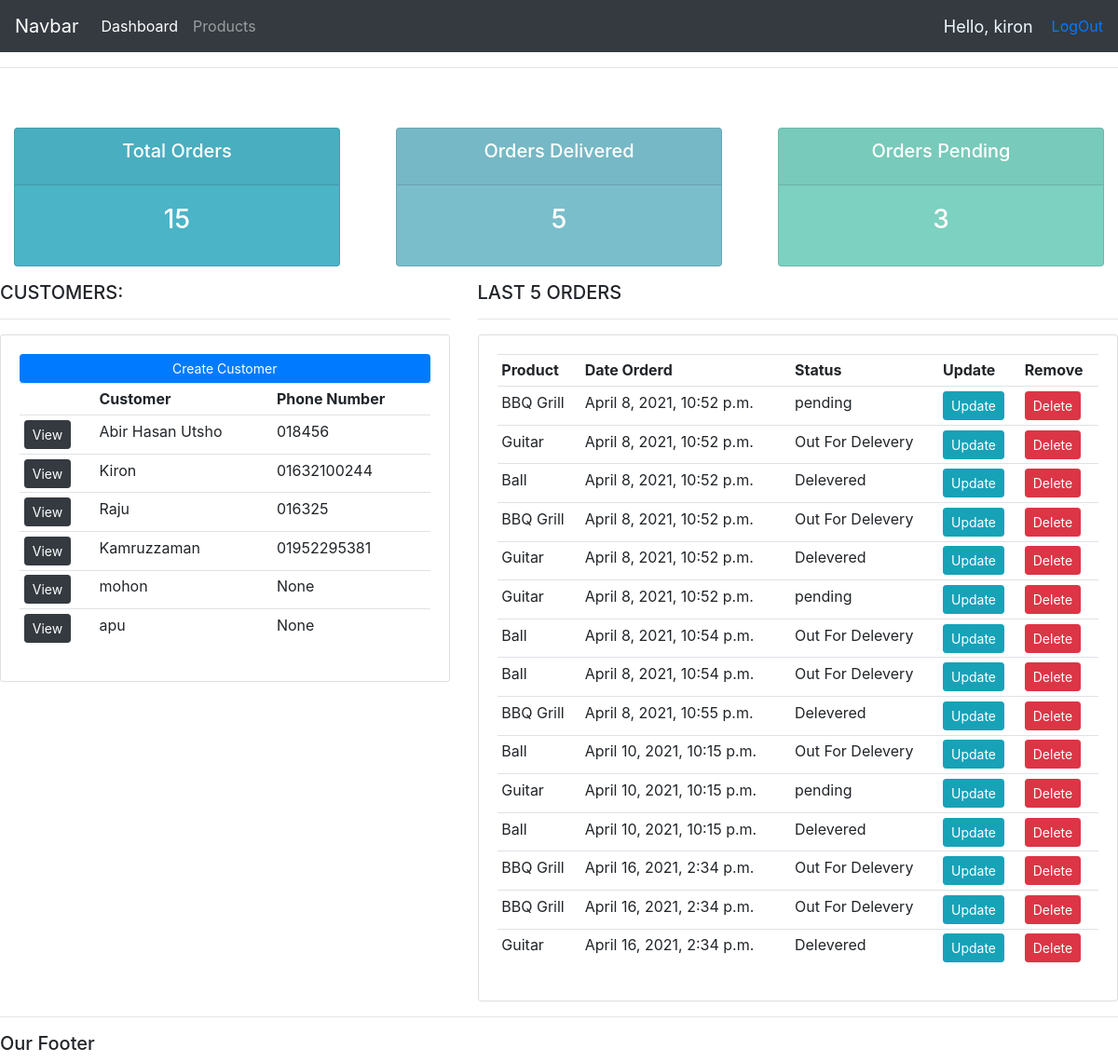
The app's page / (signed in) with its own data.
### accounts/models.py (models this page shows, shortened)
class Customer(models.Model):
    user = models.OneToOneField(User, null=True, blank=True, on_delete=models.CASCADE)
    name = models.CharField(max_length=50,null=True)
    phone = models.CharField(max_length=50,null=True)
    email = models.CharField(max_length=50,null=True)
    profile_pic = models.ImageField(default='Capture.PNG', null=True, blank=True)
    date_created = models.DateTimeField(auto_now_add=True,null=True)

class Order(models.Model):
    STATUS = (
        ('pending','pending'),
        ('Out For Delevery','Out For Delevery'),
        ('Delevered','Delevered'),
    )
    customer = models.ForeignKey(Customer,null=True,on_delete= models.SET_NULL)
    product =  models.ForeignKey(Product, null=True,on_delete= models.SET_NULL)
    date_created = models.DateTimeField(auto_now_add=True,null=True)
    status = models.CharField(max_length=200,null=True,choices=STATUS)
    note = models.CharField(max_length=1000,null=True)

class Product(models.Model):
    CATEGORY = (
        ('Indoor','Indoor'),
        ('Out Door','Out Door'),
    )
    name = models.CharField(max_length=50,null=True)
    price = models.FloatField(null=True)
    category = models.CharField(max_length=50,null=True,choices=CATEGORY)
    description = models.CharField(max_length=500,null=True, blank=True)
    date_created = models.DateTimeField(auto_now_add=True,null=True)
    tags = models.ManyToManyField(Tag)
    def __str__(self):
        return self.name

### accounts/decorators.py (the view)
    def wrapper_func(request,*args, **kwargs):
        group = None
        if request.user.groups.exists():
            group = request.user.groups.all()[0].name
        if group == 'Customer':
            return redirect('userpage')
        if group == 'Admin':
            return view_func(request,*args, **kwargs)

### accounts/views.py (called while the page is built)
@login_required(login_url="login")
@admin_only
def home(request):
    orders = Order.objects.all()
    customers = Customer.objects.all()
    total_order = orders.count()
    total_customer = customers.count()
    order_delivered = orders.filter(status='Delevered').count()
    order_pending = orders.filter(status='pending').count()
    contex = {
        'orders':orders,
        'customers':customers,
        'total_order':total_order,
        'total_customer':total_customer,
        'order_delivered':order_delivered,
        'order_pending':order_pending,
    }
    return render(request,'accounts/dashboard.html',contex)

### accounts/templates/accounts/dashboard.html
{%  extends 'accounts/main.html' %}
{% block content %}
<br>
{%  include 'accounts/status.html' %}
<div class="row">
	<div class="col-md-5">
		<h5>CUSTOMERS:</h5>
		<hr>
		<div class="card card-body">
			<a class="btn btn-primary  btn-sm btn-block" href="">Create Customer</a>
			<table class="table table-sm">
				<tr>
					<th></th>
					<th>Customer</th>
					<th>Phone Number</th>
				</tr>
				{% for i in customers   %}
				<tr>
					<td><a class="btn btn-dark btn-sm" href="{% url 'customer' i.id %}">View</a></td>
					<td>{{i.name}}</td>
					<td>{{i.phone}}</td>
				</tr>
				{% endfor %}
			</table>
		</div>
	</div>
	<div class="col-md-7">
		<h5>LAST 5 ORDERS</h5>
		<hr>
		<div class="card card-body">
			<table class="table table-sm">
				<tr>
					<th>Product</th>
					<th>Date Orderd</th>
					<th>Status</th>
					<th>Update</th>
					<th>Remove</th>
				</tr>
				{% for i in orders   %}
				<tr>
					<td>{{i.product}}</td>
					<td>{{i.date_created}}</td>
					<td>{{i.status}}</td>
					<td><a class="btn btn-info btn-sm" href="{% url 'update_order' i.id %}">Update</a></td>
					<td><a class="btn btn-danger btn-sm" href="{% url 'delete_order' i.id %}">Delete</a></td>
				</tr>
				{% endfor %}
			</table>
		</div>
	</div>
</div>
{% endblock %}

### accounts/templates/accounts/navbar.html (shortened to what this page needs)
{% load static %}
<nav class="navbar navbar-expand-lg navbar-dark bg-dark">
    <a class="navbar-brand" href= "{% url 'home' %}">Navbar</a>
    <div class="collapse navbar-collapse" id="navbarNav">
      <ul class="navbar-nav">
        {% if request.user.is_staff %}
        <li class="nav-item active">
          <a class="nav-link" href=" {% url 'home' %} ">Dashboard <span class="sr-only">(current)</span></a>
        </li>
        <li class="nav-item">
          <a class="nav-link" href="{% url 'product' %}">Products</a>
        </li>
        {% else %}
        <li class="nav-item">
          <a class="nav-link" href="{% url 'account_settings' %}">Settings</a>
        </li>
        {% endif %}
      </ul>
    </div>
    <span class="hello-msg"> Hello, {{request.user}} </span>
    <span><a href="{% url 'logout' %}">LogOut</a></span>
  </nav>

### accounts/templates/accounts/navbar.html (style rules this page uses)
.hello-msg { font-size: 18px; color: aliceblue; margin-right: 20px; }

### records on screen
Customer: name "Abir Hasan Utsho", phone "018456"
Customer: name "Kiron", phone "01632100244"
Customer: name "Raju", phone "016325"
Customer: name "Kamruzzaman", phone "01952295381"
Customer: name "mohon", phone "None"
Customer: name "apu", phone "None"
Order: product "BBQ Grill", date_created "April 8, 2021, 10:52 p.m.", status "pending"
Order: product "Guitar", date_created "April 8, 2021, 10:52 p.m.", status "Out For Delevery"
Order: product "Ball", date_created "April 8, 2021, 10:52 p.m.", status "Delevered"
Order: product "BBQ Grill", date_created "April 8, 2021, 10:52 p.m.", status "Out For Delevery"
Order: product "Guitar", date_created "April 8, 2021, 10:52 p.m.", status "Delevered"
Order: product "Guitar", date_created "April 8, 2021, 10:52 p.m.", status "pending"
Order: product "Ball", date_created "April 8, 2021, 10:54 p.m.", status "Out For Delevery"
Order: product "Ball", date_created "April 8, 2021, 10:54 p.m.", status "Out For Delevery"
Order: product "BBQ Grill", date_created "April 8, 2021, 10:55 p.m.", status "Delevered"
Order: product "Ball", date_created "April 10, 2021, 10:15 p.m.", status "Out For Delevery"
Order: product "Guitar", date_created "April 10, 2021, 10:15 p.m.", status "pending"
Order: product "Ball", date_created "April 10, 2021, 10:15 p.m.", status "Delevered"
Order: product "BBQ Grill", date_created "April 16, 2021, 2:34 p.m.", status "Out For Delevery"
Order: product "BBQ Grill", date_created "April 16, 2021, 2:34 p.m.", status "Out For Delevery"
Order: product "Guitar", date_created "April 16, 2021, 2:34 p.m.", status "Delevered"

### other values on screen
{{ request.user }} "kiron"
{{ total_order }} "15"
{{ order_delivered }} "5"
{{ order_pending }} "3"
